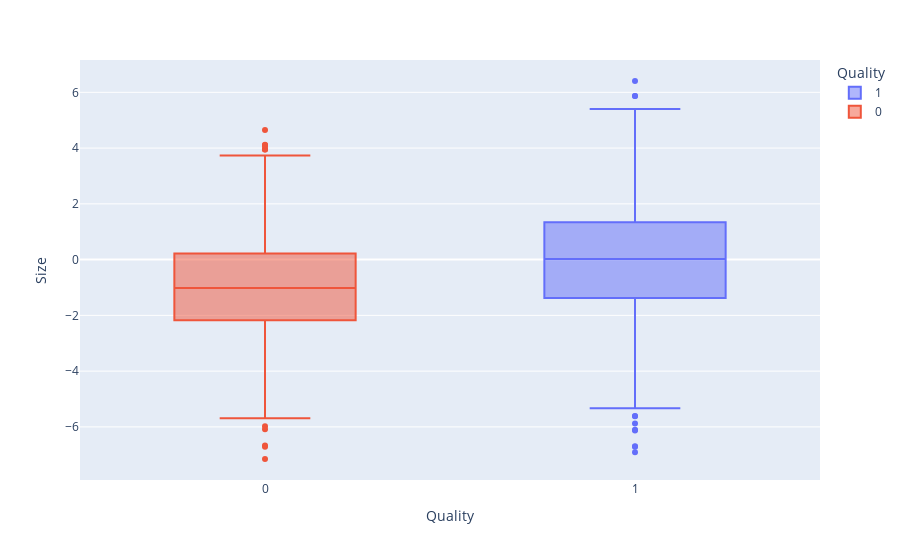

Write notebook code for a chart like this one.
### Code cell
# BoxPlot Quality x Size
px.box(df_fruits, x='Quality', y='Size', color='Quality')

### Figure 1 — Plotly figure (JSON) as saved in the notebook; plotly's stock layout.template omitted (floating-point values rounded to 4 significant figures; data arrays with more than 128 entries replaced by an {"elided": "..."} marker saying what was removed)
{"data": [{"alignmentgroup": "True", "hovertemplate": "Quality=%{x}<br>Size=%{y}<extra></extra>", "legendgroup": "1", "marker": {"color": "#636efa"}, "name": "1", "notched": false, "offsetgroup": "1", "orientation": "v", "showlegend": true, "type": "box", "x": {"elided": "2004 int values"}, "x0": " ", "xaxis": "x", "y": {"elided": "2004 float values"}, "y0": " ", "yaxis": "y"}, {"alignmentgroup": "True", "hovertemplate": "Quality=%{x}<br>Size=%{y}<extra></extra>", "legendgroup": "0", "marker": {"color": "#EF553B"}, "name": "0", "notched": false, "offsetgroup": "0", "orientation": "v", "showlegend": true, "type": "box", "x": {"elided": "1996 int values"}, "x0": " ", "xaxis": "x", "y": {"elided": "1996 float values"}, "y0": " ", "yaxis": "y"}], "layout": {"boxmode": "overlay", "legend": {"title": {"text": "Quality"}, "tracegroupgap": 0}, "margin": {"t": 60}, "xaxis": {"anchor": "y", "categoryarray": [1, 0], "categoryorder": "array", "domain": [0, 1], "title": {"text": "Quality"}}, "yaxis": {"anchor": "x", "domain": [0, 1], "title": {"text": "Size"}}}}
